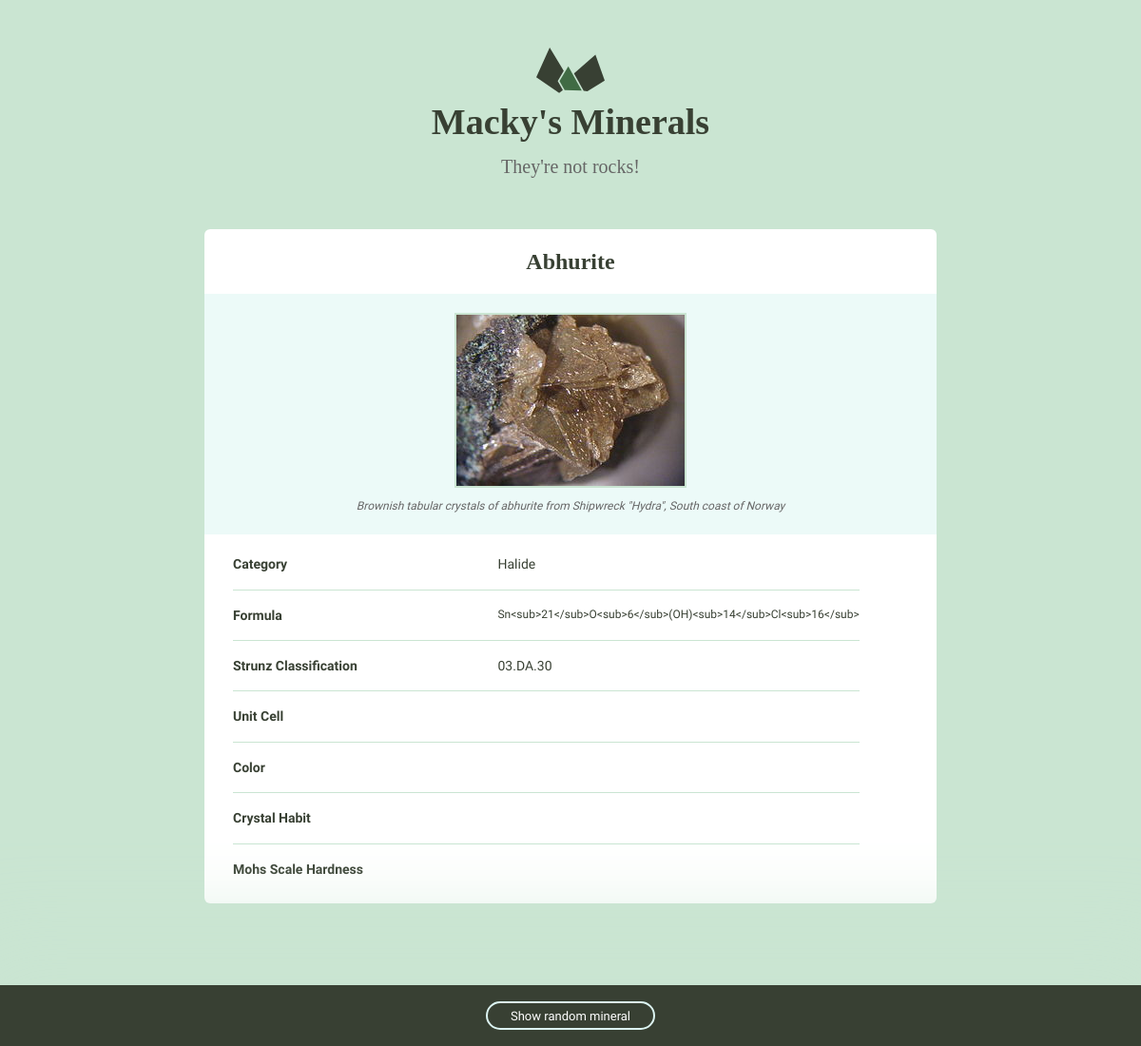
The page /minerals/3/ on the database its author committed.
### minerals/models.py (models this page shows)
class Mineral(models.Model):
    name = models.CharField(max_length=250)
    image_filename = models.CharField(max_length=250)
    image_caption = models.CharField(max_length=250)
    category = models.CharField(max_length=250)
    formula = models.CharField(max_length=250)
    strunz_classification = models.CharField(max_length=250)
    crystal_system = models.CharField(max_length=250)
    unit_cell = models.CharField(max_length=250)
    color = models.CharField(max_length=250)
    crystal_symmetry = models.CharField(max_length=250)
    cleavage = models.CharField(max_length=250)
    mohs_scale_hardness = models.CharField(max_length=250)
    luster = models.CharField(max_length=250)
    streak = models.CharField(max_length=250)
    diaphaneity = models.CharField(max_length=250)
    optical_properties = models.CharField(max_length=250)
    refractive_index = models.CharField(max_length=250)
    crystal_habit = models.CharField(max_length=250)
    specific_gravity = models.CharField(max_length=250)

### minerals/views.py (the view)
# urls.py: url(r'(?P<pk>\d+)/$', views.detail, name='detail')
def detail(request, pk):
    mineral = Mineral.objects.get(pk=pk)
    return render(request, 'minerals/detail.html', {'mineral': mineral})

### minerals/templatetags/mineral_extras.py (called while the page is built)
@register.simple_tag
def random_mineral():
    return random.randint(1,873)

### minerals/templates/minerals/detail.html (shortened to what this page needs)
{% extends "minerals/layout.html" %}
{% load static from staticfiles %}
{% block content %}
<div class="grid-100">
   <div class="grid-100 mineral__container">
      <h1 class="mineral__name">{{ mineral.name|title }}</h1>
      <div class="mineral__image-bg">
        <img class="mineral__image" src="{% static 'images/'%}{{ mineral.name}}.jpg"/>
        <p class="mineral__caption">{{ mineral.image_caption }}</p>
      </div>
       <div class="mineral__table-container">
        <table class="mineral__table">
         <tr>
            <td class="mineral__category">Category</td>
            <td>{{ mineral.category }}</td>
          </tr>
          <tr>
            <td class="mineral__category">Formula</td>
            <td class="mineral__formula">{{ mineral.formula }}</td>
          </tr>
          <tr>
            <td class="mineral__category">Strunz Classification</td>
            <td>{{ mineral.strunz_classification }}</td>
          </tr>
          <tr>
            <td class="mineral__category">Unit Cell</td>
            <td>{{ mineral.unit_cell }}</td>
          </tr>
          <tr>
            <td class="mineral__category">Color</td>
            <td> {{ mineral.color }}</td>
          </tr>
          <tr>
            <td class="mineral__category">Crystal Habit</td>
            <td>{{ mineral.crystal_habit }}</td>
          </tr>
          <tr>
            <td class="mineral__category">Mohs Scale Hardness</td>
            <td>{{ mineral.mohs_scale_hardness }}</td>
          </tr>
        </table>
      </div>
   </div>
</div>
{% endblock %}

### assets/css/style.css (style rules this page uses)
html { font-family: sans-serif; -ms-text-size-adjust: 100%; -webkit-text-size-adjust: 100%; }
body { margin: 0; }
h1 { font-size: 2em; margin: 0.67em 0; }
img { border: 0; }
table { border-collapse: collapse; border-spacing: 0; }
td, th { padding: 0; }
html { font-size: 62.5%; }
body { background-color: #CAE5D2; font-size: 1.5em; line-height: 1.6; font-weight: 400; font-family: "Cousine"; color: #666; }
.grid, .grid-5, .grid-10, .grid-15, .grid-20, .grid-25, .grid-30, .grid-33, .grid-35, .grid-40, .grid-45, .grid-50, .grid-55, .grid-60, .grid-65, .grid-66, .grid-70, .grid-75, .grid-80, .grid-90, .grid-95, .grid-100 { float: left; box-sizing: border-box; position: relative; }
.grid-100 { width: 100%; padding: 0 15px; }
h1, h2, h3, h4, h5, h6 { margin-top: 0; margin-bottom: 2rem; font-weight: bold; font-family: "Work Sans", sans-serif; color: #384033; }
h1 { font-size: 3.8rem; }
@media (min-width: 550px) { h1 { font-size: 3.8rem; } }
p { margin-top: 0; font-size: 1.6rem; }
th, td { padding: 15px; text-align: left; border-bottom: 1px solid #e1e1e1; }
th:first-child, td:first-child { padding-left: 0; }
th:last-child, td:last-child { padding-right: 0; }
table, p, ul { margin-bottom: 2.5rem; }
.mineral__container { background-color: #fff; border-radius: 6px; list-style: none; padding: 0; text-align: center; }
.mineral__name { display: block; width: 100%; margin: 0; font-size: 24px; padding: 15px 0 15px 0; font-family: "AR JULIAN" }
.mineral__image { display: block; margin: 0 auto; border: solid 2px #CAE5D2; }
.mineral__image-bg { background-color: #ecfaf8; padding: 20px 0; }
.mineral__caption { font-size: 12px; font-style: italic; padding: 10px 0 0 0; margin: 0; }
.mineral__table { font-size: 14px; color: #384033; }
.mineral__table td { border-color: #CAE5D2; }
.mineral__table tr:last-of-type td { border-bottom: none; padding-bottom: 0; }
.mineral__table-container { padding: 5px 30px 0; }
.mineral__category { font-weight: bold; width: 40%; }
.mineral__formula { font-size: 12px; }

### rows shown on the page
Mineral: name "Abhurite", name (picture), image_caption "Brownish tabular crystals of abhurite from Shipwreck \"Hydra\", South coast of Norway", category "Halide", formula "Sn<sub>21</sub>O<sub>6</sub>(OH)<sub>14</sub>Cl<sub>16</sub>", strunz_classification "03.DA.30"
